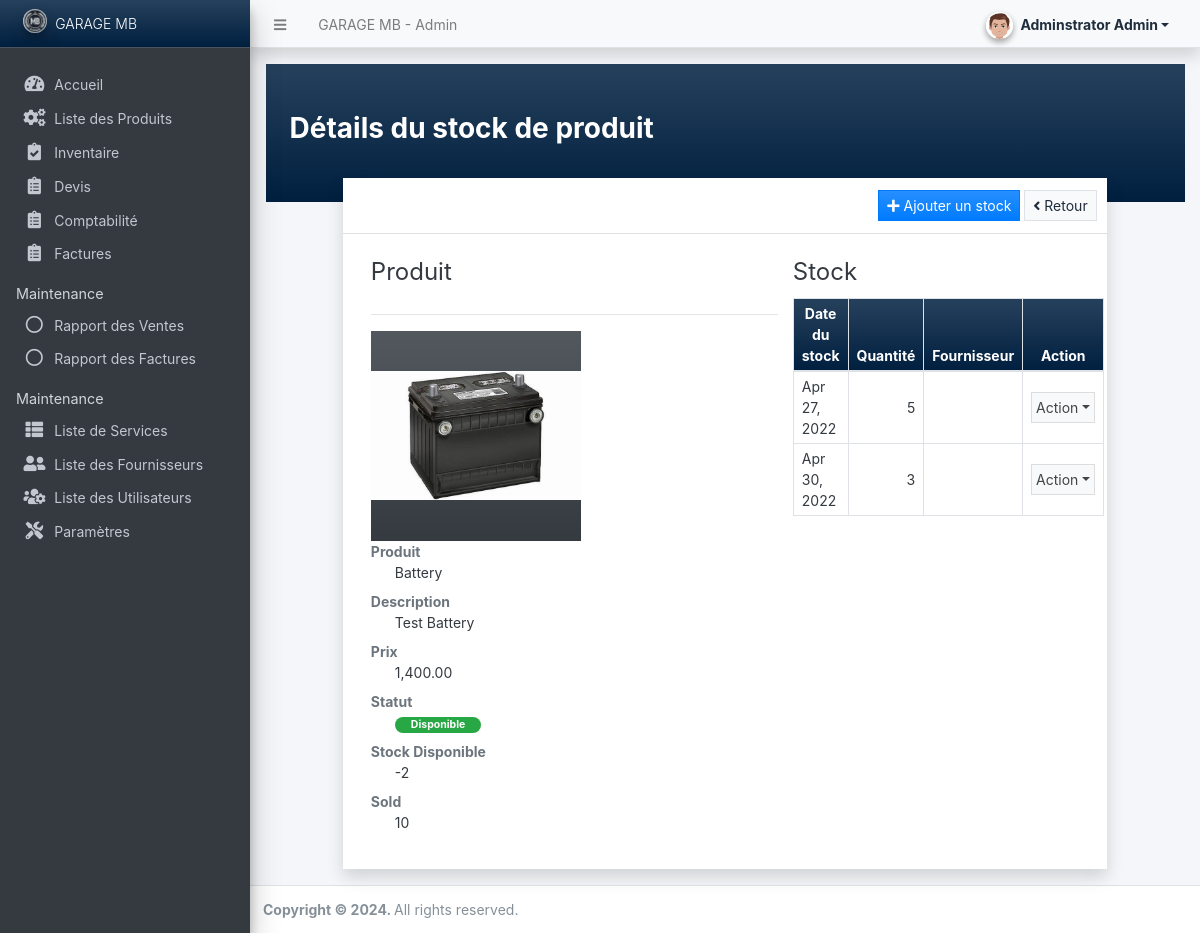
The page /admin/?page=inventory/view_details&id=7 (signed in) on the database its author committed.
### tables this page shows
CREATE TABLE `inventory_list` (
  `id` int(30) NOT NULL,
  `product_id` int(30) NOT NULL,
  `quantity` int(30) NOT NULL DEFAULT 0,
  `stock_date` date NOT NULL,
  `date_created` datetime NOT NULL DEFAULT current_timestamp(),
  `date_updated` datetime NOT NULL DEFAULT current_timestamp() ON UPDATE current_timestamp(),
  `fournisseur` varchar(255) NOT NULL
);

### config.php (called while the page is built, shortened)
<?php
require_once('classes/SystemSettings.php');
function validate_image($file){
    global $_settings;
	if(!empty($file)){
        $ex = explode("?",$file);
        $file = $ex[0];
        $ts = isset($ex[1]) ? "?".$ex[1] : '';
		if(is_file(base_app.$file)){
			return base_url.$file.$ts;
		}else{
			return base_url.($_settings->info('logo'));
		}
	}else{
		return base_url.($_settings->info('logo'));
	}
}
function format_num($number = '' , $decimal = ''){
    if(is_numeric($number)){
        $ex = explode(".",$number);
        $decLen = isset($ex[1]) ? strlen($ex[1]) : 0;
        if(is_numeric($decimal)){
            return number_format($number,$decimal);
        }else{
            return number_format($number,$decLen);
        }
    }else{
        return "Invalid Input";
    }
}
?>

### admin/inventory/view_details.php (the view, shortened to what this page needs)
<?php
if(isset($_GET['id']) && $_GET['id'] > 0){
    $qry = $conn->query("SELECT *, (coalesce((SELECT SUM(quantity) FROM `inventory_list` where product_id = product_list.id),0) - coalesce((SELECT SUM(tp.qty) FROM `transaction_products` tp inner join `transaction_list` tl on tp.transaction_id = tl.id where tp.product_id = product_list.id and tl.status != 0),0)) as `available`,coalesce((SELECT SUM(tp.qty) FROM `transaction_products` tp inner join `transaction_list` tl on tp.transaction_id = tl.id where tp.product_id = product_list.id and tl.status != 0),0) as `sold` from `product_list` where id = '{$_GET['id']}' ");
}
?>
<div class="container-fluid content px-4 py-5 bg-gradient-navy">
    <h3><b>Détails du stock de produit</b></h3>
</div>
<div class="row justify-content-center mt-n4">
    <div class="col-lg-10 col-md-11 col-sm-12 col-xs-12 mx-sm-1 mx-xs-1">
        <div class="card rounded-0 shadow">
            <div class="card-header">
                <div class="card-tools">
                    <button class="btn btn-primary bg-gradient-primary btn-sm rounded-0" type="button" id="create_new"><i class="fa fa-plus"></i> Ajouter un stock</button>
                    <a class="btn btn-light bg-gradient-light btn-sm rounded-0 border" href="./?page=inventory" ><i class="fa fa-angle-left"></i> Retour</a>
                </div>
            </div>
            <div class="card-body">
                <div class="container-fluid">
                    <div class="row">
                        <div class="col-lg-7 col-md-7 col-sm-12 col-xs-12">
                            <fieldset>
                                <legend>Produit</legend>
                                <hr>
                                <div class="">
                                    <img src="<?= validate_image(isset($image_path) ? $image_path : '') ?>" alt="" id="cimg" class="img-fluid bg-gradient-dark w-100">
                                </div>
                                <dl>
                                    <dt class="text-muted">Produit</dt>
                                    <dd class="pl-4"><?= isset($name) ? $name : "" ?></dd>
                                    <dt class="text-muted">Description</dt>
                                    <dd class="pl-4"><?= isset($description) ? $description : '' ?></dd>
                                    <dt class="text-muted">Prix</dt>
                                    <dd class="pl-4"><?= isset($price) ? format_num($price) : '' ?></dd>
                                    <dt class="text-muted">Statut</dt>
                                    <dd class="pl-4">
                                        <?php if($status == 1): ?>
                                            <span class="badge badge-success px-3 rounded-pill">Disponible</span>
                                        <?php else: ?>
                                            <span class="badge badge-danger px-3 rounded-pill">Indisponible</span>
                                        <?php endif; ?>
                                    </dd>
                                    <dt class="text-muted">Stock Disponible</dt>
                                    <dd class="pl-4"><?= isset($available) ? format_num($available) : '' ?></dd>
                                    <dt class="text-muted">Sold</dt>
                                    <dd class="pl-4"><?= isset($sold) ? format_num($sold) : '' ?></dd>
                                </dl>
                            </fieldset>
                        </div>
                        <div class="col-lg-5 col-md-5 col-sm-12 col-xs-12">
                            <fieldset>
                                <legend>Stock</legend>
                                <table class="table table-bordered table-hover">
                                    <thead>
                                        <tr class="bg-gradient-navy">
                                            <th class="px-2 py-1 text-center">Date du stock</th>
                                            <th class="px-2 py-1 text-center">Quantité</th>
                                            <th class="px-2 py-1 text-center">Fournisseur</th>
                                            <th class="px-2 py-1 text-center">Action</th>
                                        </tr>
                                    </thead>
                                    <tbody>
                                        <?php
                                        $inv_qry = $conn->query("SELECT * FROM `inventory_list` where product_id = '{$id}' order by unix_timestamp(`stock_date`) asc ");
                                        while($row = $inv_qry->fetch_assoc()):
                                        ?>
                                        <tr>
                                            <td class="px-2 py-1 align-middle"><?= date("M d, Y", strtotime($row['stock_date'])) ?></td>
                                            <td class="px-2 py-1 align-middle text-right"><?= format_num($row['quantity']) ?></td>
                                            <td class="px-2 py-1 align-middle">
                                            </td>
                                            <td class="px-2 py-1 align-middle text-center">
                                                <button type="button" class="btn btn-flat p-1 btn-default btn-sm dropdown-toggle dropdown-icon" data-toggle="dropdown">
                                                        Action
                                                </button>
                                            </td>
                                        </tr>
                                        <?php endwhile; ?>
                                    </tbody>
                                </table>
                            </fieldset>
                        </div>
                    </div>
                </div>
            </div>
        </div>
    </div>
</div>

### admin/inventory/view_details.php (style rules this page uses)
#cimg { width:15em !important; height:15em; object-fit:scale-down; object-position:center center }

### rows shown on the page
inventory_list: stock_date "Apr 27, 2022", quantity "5"
inventory_list: stock_date "Apr 30, 2022", quantity "3"

### other values the page prints
$_settings->info('name') "GARAGE MB"
$_settings->userdata('firstname').' '.$_settings->userdata('lastname') "Adminstrator Admin"
$_settings->info('short_name') "GARAGE MB"
$name "Battery"
$description "Test Battery"
format_num($price) "1,400.00"
format_num($available) "-2"
format_num($sold) "10"
